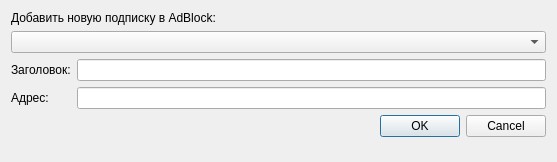
<?xml version="1.0" encoding="UTF-8"?>
<ui version="4.0">
 <class>AdBlockAddSubscriptionDialog</class>
 <widget class="QDialog" name="AdBlockAddSubscriptionDialog">
  <property name="geometry">
   <rect>
    <x>0</x>
    <y>0</y>
    <width>557</width>
    <height>162</height>
   </rect>
  </property>
  <property name="windowTitle">
   <string>Добавить подписку</string>
  </property>
  <layout class="QFormLayout" name="formLayout">
   <item row="1" column="0" colspan="2">
    <widget class="QComboBox" name="comboBox"/>
   </item>
   <item row="2" column="0">
    <widget class="QLabel" name="label">
     <property name="text">
      <string>Заголовок:</string>
     </property>
    </widget>
   </item>
   <item row="2" column="1">
    <widget class="QLineEdit" name="title"/>
   </item>
   <item row="3" column="0">
    <widget class="QLabel" name="label_2">
     <property name="text">
      <string>Адрес:</string>
     </property>
    </widget>
   </item>
   <item row="3" column="1">
    <widget class="QLineEdit" name="url"/>
   </item>
   <item row="4" column="1">
    <widget class="QDialogButtonBox" name="buttonBox">
     <property name="orientation">
      <enum>Qt::Horizontal</enum>
     </property>
     <property name="standardButtons">
      <set>QDialogButtonBox::Cancel|QDialogButtonBox::Ok</set>
     </property>
    </widget>
   </item>
   <item row="0" column="0" colspan="2">
    <widget class="QLabel" name="label_3">
     <property name="text">
      <string>Добавить новую подписку в AdBlock:</string>
     </property>
    </widget>
   </item>
  </layout>
 </widget>
 <resources/>
 <connections>
  <connection>
   <sender>buttonBox</sender>
   <signal>accepted()</signal>
   <receiver>AdBlockAddSubscriptionDialog</receiver>
   <slot>accept()</slot>
   <hints>
    <hint type="sourcelabel">
     <x>248</x>
     <y>254</y>
    </hint>
    <hint type="destinationlabel">
     <x>157</x>
     <y>274</y>
    </hint>
   </hints>
  </connection>
  <connection>
   <sender>buttonBox</sender>
   <signal>rejected()</signal>
   <receiver>AdBlockAddSubscriptionDialog</receiver>
   <slot>reject()</slot>
   <hints>
    <hint type="sourcelabel">
     <x>316</x>
     <y>260</y>
    </hint>
    <hint type="destinationlabel">
     <x>286</x>
     <y>274</y>
    </hint>
   </hints>
  </connection>
 </connections>
</ui>
